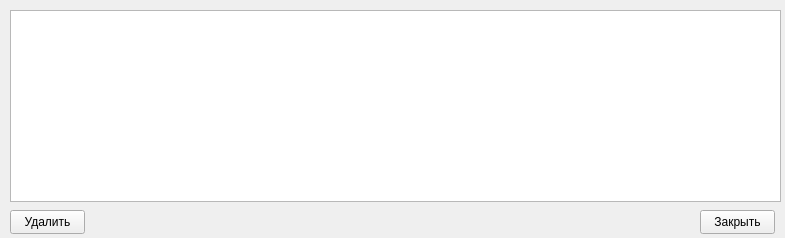
<?xml version="1.0" encoding="UTF-8"?>
<ui version="4.0">
 <class>ShowQuests</class>
 <widget class="QMainWindow" name="ShowQuests">
  <property name="geometry">
   <rect>
    <x>0</x>
    <y>0</y>
    <width>785</width>
    <height>238</height>
   </rect>
  </property>
  <property name="windowTitle">
   <string>ShowQuests</string>
  </property>
  <widget class="QWidget" name="centralwidget">
   <widget class="QTableView" name="tableView">
    <property name="geometry">
     <rect>
      <x>10</x>
      <y>10</y>
      <width>771</width>
      <height>192</height>
     </rect>
    </property>
   </widget>
   <widget class="QPushButton" name="pushButton">
    <property name="geometry">
     <rect>
      <x>10</x>
      <y>210</y>
      <width>75</width>
      <height>24</height>
     </rect>
    </property>
    <property name="text">
     <string>Удалить</string>
    </property>
   </widget>
   <widget class="QPushButton" name="pushButton_2">
    <property name="geometry">
     <rect>
      <x>700</x>
      <y>210</y>
      <width>75</width>
      <height>24</height>
     </rect>
    </property>
    <property name="text">
     <string>Закрыть</string>
    </property>
   </widget>
  </widget>
 </widget>
 <resources/>
 <connections/>
</ui>
